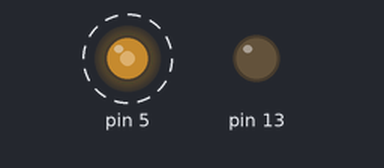
This sketch was run on a simulated Arduino Uno, built with avr-gcc and run on an emulated ATmega328P. Shown: output pins drawn as LEDs (lit = HIGH). Dashed ring = blinking.

Above: at 0.05 s.
Timing chart, 0 to 4.6 s (numbered marks = the images above):
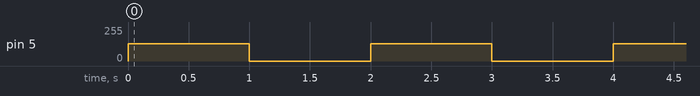

The sketch:

sketch_apr10a.ino
```cpp
void setup() {
  // put your setup code here, to run once:
// pinMode(3, OUTPUT);
 pinMode(13, OUTPUT);
 //pinMode(9, OUTPUT);
 //pinMode(11, OUTPUT);

}

void loop() {
  // put your main code here, to run repeatedly:

 // digitalWrite(3, HIGH);
  //delay(1000);
  //digitalWrite(3, LOW);
  //delay(1000);

  analogWrite(5, 128);
  delay(1000);
  digitalWrite(5, LOW);
  delay(1000);


}
```

Measured:
- by itself, pin 5: alternates 128/255 for 1.0 s and 0/255 for 1.0 s
